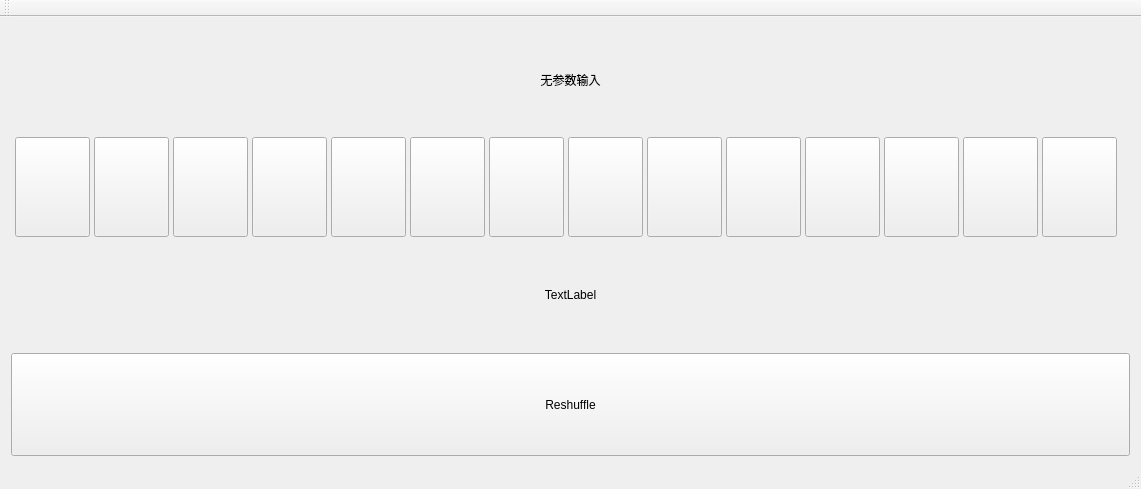
<?xml version="1.0" encoding="UTF-8"?>
<ui version="4.0">
 <class>QtGuiApplication1Class</class>
 <widget class="QMainWindow" name="QtGuiApplication1Class">
  <property name="geometry">
   <rect>
    <x>0</x>
    <y>0</y>
    <width>1141</width>
    <height>489</height>
   </rect>
  </property>
  <property name="sizePolicy">
   <sizepolicy hsizetype="Preferred" vsizetype="Preferred">
    <horstretch>0</horstretch>
    <verstretch>0</verstretch>
   </sizepolicy>
  </property>
  <property name="minimumSize">
   <size>
    <width>0</width>
    <height>0</height>
   </size>
  </property>
  <property name="windowTitle">
   <string>QtGuiApplication1</string>
  </property>
  <widget class="QWidget" name="centralWidget">
   <layout class="QVBoxLayout" name="verticalLayout_2">
    <item>
     <layout class="QVBoxLayout" name="verticalLayout">
      <item>
       <widget class="QLabel" name="input_text">
        <property name="text">
         <string>无参数输入</string>
        </property>
        <property name="alignment">
         <set>Qt::AlignCenter</set>
        </property>
       </widget>
      </item>
      <item>
       <layout class="QHBoxLayout" name="horizontalLayout">
        <property name="spacing">
         <number>0</number>
        </property>
        <item>
         <widget class="QPushButton" name="Button_card1">
          <property name="sizePolicy">
           <sizepolicy hsizetype="Fixed" vsizetype="Fixed">
            <horstretch>0</horstretch>
            <verstretch>0</verstretch>
           </sizepolicy>
          </property>
          <property name="minimumSize">
           <size>
            <width>75</width>
            <height>100</height>
           </size>
          </property>
          <property name="text">
           <string/>
          </property>
          <property name="iconSize">
           <size>
            <width>75</width>
            <height>100</height>
           </size>
          </property>
         </widget>
        </item>
        <item>
         <widget class="QPushButton" name="Button_card2">
          <property name="sizePolicy">
           <sizepolicy hsizetype="Fixed" vsizetype="Fixed">
            <horstretch>0</horstretch>
            <verstretch>0</verstretch>
           </sizepolicy>
          </property>
          <property name="minimumSize">
           <size>
            <width>75</width>
            <height>100</height>
           </size>
          </property>
          <property name="text">
           <string/>
          </property>
          <property name="iconSize">
           <size>
            <width>75</width>
            <height>100</height>
           </size>
          </property>
         </widget>
        </item>
        <item>
         <widget class="QPushButton" name="Button_card3">
          <property name="sizePolicy">
           <sizepolicy hsizetype="Fixed" vsizetype="Fixed">
            <horstretch>0</horstretch>
            <verstretch>0</verstretch>
           </sizepolicy>
          </property>
          <property name="minimumSize">
           <size>
            <width>75</width>
            <height>100</height>
           </size>
          </property>
          <property name="text">
           <string/>
          </property>
          <property name="iconSize">
           <size>
            <width>75</width>
            <height>100</height>
           </size>
          </property>
         </widget>
        </item>
        <item>
         <widget class="QPushButton" name="Button_card4">
          <property name="sizePolicy">
           <sizepolicy hsizetype="Fixed" vsizetype="Fixed">
            <horstretch>0</horstretch>
            <verstretch>0</verstretch>
           </sizepolicy>
          </property>
          <property name="minimumSize">
           <size>
            <width>75</width>
            <height>100</height>
           </size>
          </property>
          <property name="text">
           <string/>
          </property>
          <property name="iconSize">
           <size>
            <width>75</width>
            <height>100</height>
           </size>
          </property>
         </widget>
        </item>
        <item>
         <widget class="QPushButton" name="Button_card5">
          <property name="sizePolicy">
           <sizepolicy hsizetype="Fixed" vsizetype="Fixed">
            <horstretch>0</horstretch>
            <verstretch>0</verstretch>
           </sizepolicy>
          </property>
          <property name="minimumSize">
           <size>
            <width>75</width>
            <height>100</height>
           </size>
          </property>
          <property name="text">
           <string/>
          </property>
          <property name="iconSize">
           <size>
            <width>75</width>
            <height>100</height>
           </size>
          </property>
         </widget>
        </item>
        <item>
         <widget class="QPushButton" name="Button_card6">
          <property name="sizePolicy">
           <sizepolicy hsizetype="Fixed" vsizetype="Fixed">
            <horstretch>0</horstretch>
            <verstretch>0</verstretch>
           </sizepolicy>
          </property>
          <property name="minimumSize">
           <size>
            <width>75</width>
            <height>100</height>
           </size>
          </property>
          <property name="text">
           <string/>
          </property>
          <property name="iconSize">
           <size>
            <width>75</width>
            <height>100</height>
           </size>
          </property>
         </widget>
        </item>
        <item>
         <widget class="QPushButton" name="Button_card7">
          <property name="sizePolicy">
           <sizepolicy hsizetype="Fixed" vsizetype="Fixed">
            <horstretch>0</horstretch>
            <verstretch>0</verstretch>
           </sizepolicy>
          </property>
          <property name="minimumSize">
           <size>
            <width>75</width>
            <height>100</height>
           </size>
          </property>
          <property name="text">
           <string/>
          </property>
          <property name="iconSize">
           <size>
            <width>75</width>
            <height>100</height>
           </size>
          </property>
         </widget>
        </item>
        <item>
         <widget class="QPushButton" name="Button_card8">
          <property name="sizePolicy">
           <sizepolicy hsizetype="Fixed" vsizetype="Fixed">
            <horstretch>0</horstretch>
            <verstretch>0</verstretch>
           </sizepolicy>
          </property>
          <property name="minimumSize">
           <size>
            <width>75</width>
            <height>100</height>
           </size>
          </property>
          <property name="text">
           <string/>
          </property>
          <property name="iconSize">
           <size>
            <width>75</width>
            <height>100</height>
           </size>
          </property>
         </widget>
        </item>
        <item>
         <widget class="QPushButton" name="Button_card9">
          <property name="sizePolicy">
           <sizepolicy hsizetype="Fixed" vsizetype="Fixed">
            <horstretch>0</horstretch>
            <verstretch>0</verstretch>
           </sizepolicy>
          </property>
          <property name="minimumSize">
           <size>
            <width>75</width>
            <height>100</height>
           </size>
          </property>
          <property name="text">
           <string/>
          </property>
          <property name="iconSize">
           <size>
            <width>75</width>
            <height>100</height>
           </size>
          </property>
         </widget>
        </item>
        <item>
         <widget class="QPushButton" name="Button_card10">
          <property name="sizePolicy">
           <sizepolicy hsizetype="Fixed" vsizetype="Fixed">
            <horstretch>0</horstretch>
            <verstretch>0</verstretch>
           </sizepolicy>
          </property>
          <property name="minimumSize">
           <size>
            <width>75</width>
            <height>100</height>
           </size>
          </property>
          <property name="text">
           <string/>
          </property>
          <property name="iconSize">
           <size>
            <width>75</width>
            <height>100</height>
           </size>
          </property>
         </widget>
        </item>
        <item>
         <widget class="QPushButton" name="Button_card11">
          <property name="sizePolicy">
           <sizepolicy hsizetype="Fixed" vsizetype="Fixed">
            <horstretch>0</horstretch>
            <verstretch>0</verstretch>
           </sizepolicy>
          </property>
          <property name="minimumSize">
           <size>
            <width>75</width>
            <height>100</height>
           </size>
          </property>
          <property name="text">
           <string/>
          </property>
          <property name="iconSize">
           <size>
            <width>75</width>
            <height>100</height>
           </size>
          </property>
         </widget>
        </item>
        <item>
         <widget class="QPushButton" name="Button_card12">
          <property name="sizePolicy">
           <sizepolicy hsizetype="Fixed" vsizetype="Fixed">
            <horstretch>0</horstretch>
            <verstretch>0</verstretch>
           </sizepolicy>
          </property>
          <property name="minimumSize">
           <size>
            <width>75</width>
            <height>100</height>
           </size>
          </property>
          <property name="text">
           <string/>
          </property>
          <property name="iconSize">
           <size>
            <width>75</width>
            <height>100</height>
           </size>
          </property>
         </widget>
        </item>
        <item>
         <widget class="QPushButton" name="Button_card13">
          <property name="sizePolicy">
           <sizepolicy hsizetype="Fixed" vsizetype="Fixed">
            <horstretch>0</horstretch>
            <verstretch>0</verstretch>
           </sizepolicy>
          </property>
          <property name="minimumSize">
           <size>
            <width>75</width>
            <height>100</height>
           </size>
          </property>
          <property name="text">
           <string/>
          </property>
          <property name="iconSize">
           <size>
            <width>75</width>
            <height>100</height>
           </size>
          </property>
         </widget>
        </item>
        <item>
         <widget class="QPushButton" name="Button_card14">
          <property name="sizePolicy">
           <sizepolicy hsizetype="Fixed" vsizetype="Fixed">
            <horstretch>0</horstretch>
            <verstretch>0</verstretch>
           </sizepolicy>
          </property>
          <property name="minimumSize">
           <size>
            <width>75</width>
            <height>100</height>
           </size>
          </property>
          <property name="text">
           <string/>
          </property>
          <property name="iconSize">
           <size>
            <width>75</width>
            <height>100</height>
           </size>
          </property>
         </widget>
        </item>
       </layout>
      </item>
      <item>
       <widget class="QLabel" name="label_iswin">
        <property name="text">
         <string>TextLabel</string>
        </property>
        <property name="alignment">
         <set>Qt::AlignCenter</set>
        </property>
       </widget>
      </item>
      <item>
       <widget class="QPushButton" name="reshuffle">
        <property name="sizePolicy">
         <sizepolicy hsizetype="Minimum" vsizetype="Preferred">
          <horstretch>0</horstretch>
          <verstretch>0</verstretch>
         </sizepolicy>
        </property>
        <property name="minimumSize">
         <size>
          <width>0</width>
          <height>40</height>
         </size>
        </property>
        <property name="text">
         <string>Reshuffle</string>
        </property>
       </widget>
      </item>
     </layout>
    </item>
   </layout>
  </widget>
  <widget class="QMenuBar" name="menuBar">
   <property name="geometry">
    <rect>
     <x>0</x>
     <y>0</y>
     <width>1141</width>
     <height>23</height>
    </rect>
   </property>
  </widget>
  <widget class="QToolBar" name="mainToolBar">
   <attribute name="toolBarArea">
    <enum>TopToolBarArea</enum>
   </attribute>
   <attribute name="toolBarBreak">
    <bool>false</bool>
   </attribute>
  </widget>
  <widget class="QStatusBar" name="statusBar"/>
 </widget>
 <layoutdefault spacing="6" margin="11"/>
 <resources>
  <include location="QtGuiApplication1.qrc"/>
 </resources>
 <connections/>
</ui>
